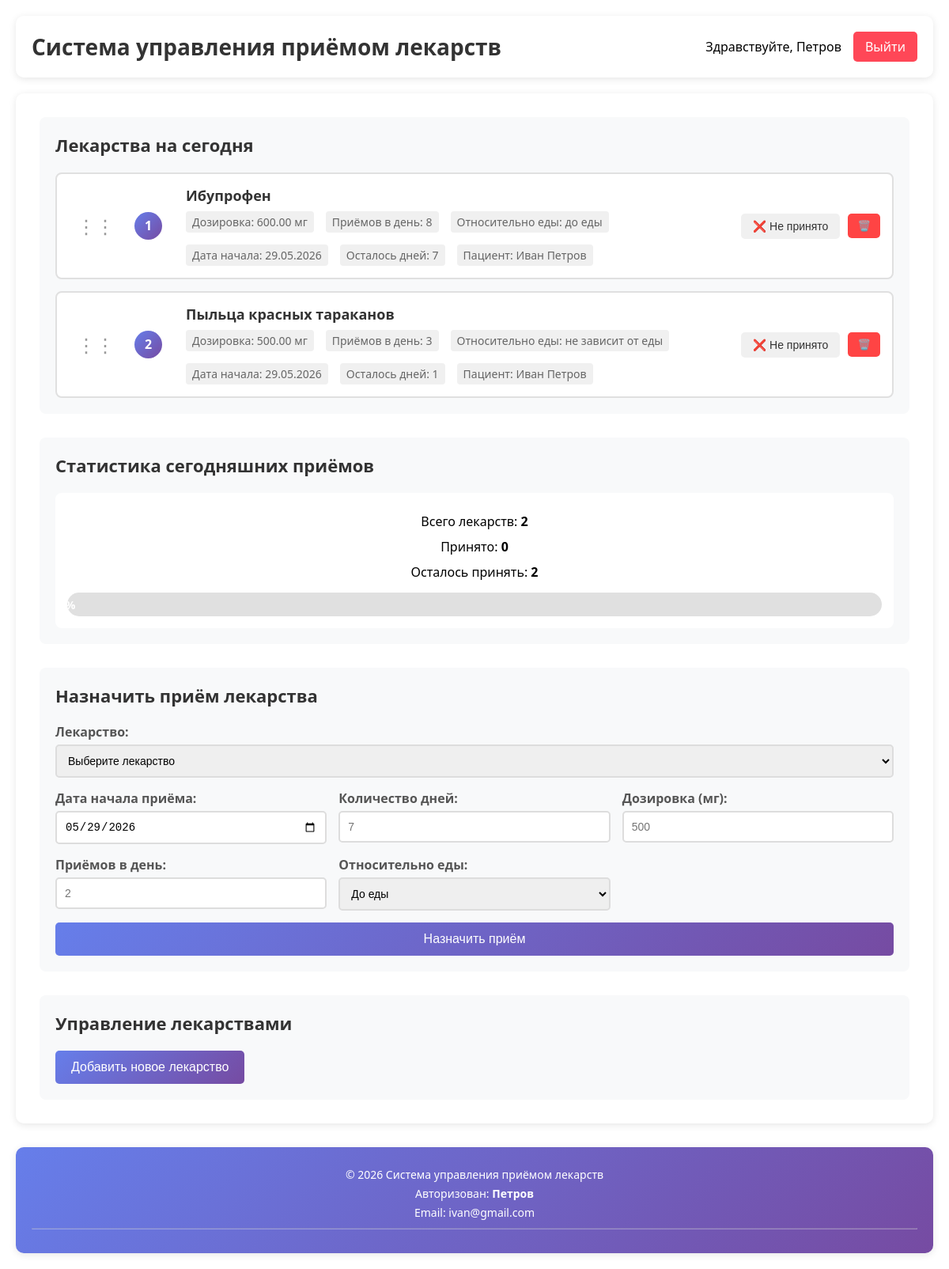
/public/ (signed in), run on the app's committed database.
### tables this page shows
CREATE TABLE `appointments` (
  `id` int(11) NOT NULL,
  `medicine_id` int(11) NOT NULL,
  `user_id` int(11) NOT NULL,
  `dosage` decimal(5,2) NOT NULL,
  `quantity_of_day` int(11) NOT NULL,
  `time_of_use` enum('до еды','во время еды','после еды','не зависит от еды') NOT NULL DEFAULT 'не зависит от еды',
  `start_date` date NOT NULL,
  `end_date` date DEFAULT NULL,
  `days` int(11) NOT NULL
);

CREATE TABLE `medicines` (
  `id` int(11) NOT NULL,
  `name` varchar(100) NOT NULL
);

CREATE TABLE `users` (
  `id` int(11) NOT NULL,
  `name` varchar(100) NOT NULL,
  `last_name` varchar(50) NOT NULL,
  `email` varchar(100) NOT NULL,
  `password` varchar(255) NOT NULL
);

### controllers/AuthController.php (called while the page is built, shortened)
<?php
require_once __DIR__ . '/../models/User.php';
class AuthController {
    private $userModel;
    public function __construct() {
        $this->userModel = new User();
    }
    public function checkAuth() {
        return $this->userModel->getCurrentUser();
    }
}

### models/User.php (called while the page is built, shortened)
<?php
class User {
    public function getById($id) {
        $sql = "SELECT id, name, last_name, email FROM users WHERE id = :id";
        return OneFetch($sql, ['id' => $id]);
    }
    public function getCurrentUser() {
        if (isset($_SESSION['user_id'])) {
            return $this->getById($_SESSION['user_id']);
        }
        return null;
    }
}
?>

### core/DataBase.php (called while the page is built, shortened)
<?php
require_once 'dbconn.php';
class DataBase
{
    private static $instance = null;
    private $pdo;
    private function __construct()
    {
        global $pdo;
        $this->pdo = $pdo;
    }
    public static function getInstance()
    {
        if (self::$instance === null) {
            self::$instance = new DataBase();
        }
        return self::$instance;
    }
    public function getOnceFetch($sql, $params = [])
    {
        $stmt = $this->pdo->prepare($sql);
        $stmt->execute($params);
        return $stmt->fetch();
    }
    public function getAllFetch($sql, $params = [])
    {
        $stmt = $this->pdo->prepare($sql);
        $stmt->execute($params);
        return $stmt->fetchAll();
    }
    public function execute($sql, $params = [])
    {
        $stmt = $this->pdo->prepare($sql);
        return $stmt->execute($params);
    }
    public static function OneFetch($sql, $params = [])
    {
        return self::getInstance()->getOnceFetch($sql, $params);
    }
    public static function AllFetch($sql, $params = [])
    {
        return self::getInstance()->getAllFetch($sql, $params);
    }
}

### core/dbfunc.php (called while the page is built, shortened)
<?php
require_once __DIR__ . '/DataBase.php';
function OneFetch($sql, $params = []) {
    return DataBase::OneFetch($sql, $params);
}
function AllFetch($sql, $params = []) {
    return DataBase::AllFetch($sql, $params);
}

### models/Medicine.php (called while the page is built, shortened)
<?php
class Medicine
{
    public function getTodayMedicines($userId = null)
    {
        $userId = $userId ?? ($_SESSION['user_id'] ?? 0);
        $sql = "SELECT a.*, m.name as medicine_name,
                       u.name as user_name, u.last_name,
                       DATEDIFF(CURDATE(), a.start_date) as days_passed,
                       GREATEST(0, a.days - DATEDIFF(CURDATE(), a.start_date)) as days_remaining
                FROM appointments a
                JOIN medicines m ON a.medicine_id = m.id
                JOIN users u ON a.user_id = u.id
                WHERE a.user_id = :user_id
                AND a.start_date <= CURDATE()
                AND DATE_ADD(a.start_date, INTERVAL a.days DAY) >= CURDATE()
                ORDER BY a.id";
        return AllFetch($sql, ['user_id' => $userId]);
    }
}

### views/medicines/index.php (the view, shortened to what this page needs)
<div class="medicines-container">
    <div class="section">
        <h2>Лекарства на сегодня</h2>
        <div class="medicines-list" id="medicinesList">
            <?php if (empty($medicines)): ?>
                <div class="empty-state">Нет назначенных лекарств на сегодня</div>
            <?php else: ?>
                <?php foreach ($medicines as $index => $medicine): ?>
                    <div class="medicine-item" data-id="<?= $medicine['id'] ?>" data-order="<?= $index ?>">
                        <div class="drag-handle">⋮⋮</div>
                        <div class="order-number"><?= $index + 1 ?></div>
                        <div class="medicine-info">
                            <strong><?= htmlspecialchars($medicine['medicine_name']) ?></strong>
                            <div class="medicine-details">
                                <span>Дозировка: <?= htmlspecialchars($medicine['dosage']) ?> мг</span>
                                <span>Приёмов в день: <?= htmlspecialchars($medicine['quantity_of_day']) ?></span>
                                <span>Относительно еды: <?= htmlspecialchars($medicine['time_of_use']) ?></span>
                                <span>Дата начала: <?= date('d.m.Y', strtotime($medicine['start_date'])) ?></span>
                                <span>Осталось дней: <?= htmlspecialchars($medicine['days_remaining']) ?></span>
                                <span>Пациент: <?= htmlspecialchars($medicine['user_name']) ?> <?= htmlspecialchars($medicine['last_name']) ?></span>
                            </div>
                        </div>
                        <div class="medicine-actions">
                            <button class="btn-taken" data-id="<?= $medicine['id'] ?>">
                                <span class="taken-status">❌ Не принято</span>
                            </button>
                            <form method="POST" action="<?= BASE_URL ?>/delete-appointment" class="inline-form" onsubmit="return confirm('Удалить назначение?')">
                                <button type="submit" class="btn-delete">🗑️</button>
                            </form>
                        </div>
                    </div>
                <?php endforeach; ?>
            <?php endif; ?>
        </div>
    </div>
    <div class="section">
        <h2>Статистика сегодняшних приёмов</h2>
        <div class="statistics">
            <p>Всего лекарств: <strong id="totalCount"><?= count($medicines) ?></strong></p>
            <p>Принято: <strong id="takenCount">0</strong></p>
            <p>Осталось принять: <strong id="remainingCount">0</strong></p>
            <div class="progress-bar">
                <div class="progress-fill" id="progressFill">0%</div>
            </div>
        </div>
    </div>
    <div class="section">
        <h2>Назначить приём лекарства</h2>
        <form method="POST" action="<?= BASE_URL ?>/add-appointment" class="form">
            <div class="form-group" id ="CreateNewMedicine" >
                <label for="medicine_id">Лекарство:</label>
                <select id="medicine_id" name="medicine_id" required>
                    <option value="">Выберите лекарство</option>
                </select>
            </div>
            <div class="form-row">
                <div class="form-group">
                    <label for="start_date">Дата начала приёма:</label>
                    <input type="date" id="start_date" name="start_date" required value="<?= date('Y-m-d') ?>">
                </div>
                <div class="form-group">
                    <label for="days">Количество дней:</label>
                    <input type="number" id="days" name="days" step="1" min="1" required placeholder="7">
                </div>
                <div class="form-group">
                    <label for="dosage">Дозировка (мг):</label>
                    <input type="number" id="dosage" name="dosage" step="0.01" min="0.01" required placeholder="500">
                </div>
            </div>
            <div class="form-row">
                <div class="form-group">
                    <label for="quantity_of_day">Приёмов в день:</label>
                    <input type="number" id="quantity_of_day" name="quantity_of_day" step="1" min="1" required placeholder="2">
                </div>
                <div class="form-group">
                    <label for="time_of_use">Относительно еды:</label>
                    <select id="time_of_use" name="time_of_use" required>
                        <option value="до еды">До еды</option>
                    </select>
                </div>
            </div>
            <button type="submit" class="btn-primary">Назначить приём</button>
        </form>
    </div>
    <div class="section">
        <h2>Управление лекарствами</h2>
        <button type="button" id="showAddMedicineBtn" class="btn-primary">Добавить новое лекарство</button>
    </div>
</div>

### public/css/style.css (style rules this page uses)
* { margin: 0; padding: 0; box-sizing: border-box; }
body { font-family: 'Segoe UI', Tahoma, Geneva, Verdana, sans-serif; background: url('/medicines/public/images/medical-treatment-with-pills.jpg'); background-size: cover; background-position: center; background-attachment: fixed; background-repeat: no-repeat; position: relative; min-height: 100vh; }
.medicines-container { display: grid; gap: 30px; }
.section { background: #f8f9fa; border-radius: 8px; padding: 20px; }
.section h2 { color: #333; margin-bottom: 20px; font-size: 22px; }
.medicines-list { display: grid; gap: 15px; }
.medicine-item { background: white; border: 2px solid #e0e0e0; border-radius: 8px; padding: 15px; display: flex; align-items: center; gap: 15px; transition: all 0.3s ease; cursor: move; position: relative; }
.drag-handle { cursor: grab; font-size: 24px; color: #999; user-select: none; padding: 0 10px; transition: color 0.3s ease; }
.order-number { display: inline-block; width: 35px; height: 35px; background: linear-gradient(135deg, #667eea 0%, #764ba2 100%); color: white; border-radius: 50%; text-align: center; line-height: 35px; font-size: 16px; font-weight: bold; margin-right: 15px; flex-shrink: 0; }
.medicine-info { flex: 1; }
.medicine-info strong { font-size: 18px; color: #333; display: block; margin-bottom: 8px; }
.medicine-details { display: flex; flex-wrap: wrap; gap: 15px; font-size: 14px; color: #666; }
.medicine-details span { background: #f0f0f0; padding: 4px 8px; border-radius: 4px; }
.medicine-actions { display: flex; gap: 10px; }
.btn-taken { padding: 8px 15px; border: none; border-radius: 5px; cursor: pointer; transition: all 0.3s ease; background: #f0f0f0; font-size: 14px; position: relative; overflow: hidden; }
.btn-delete { padding: 8px 12px; background: #ff4444; color: white; border: none; border-radius: 5px; cursor: pointer; transition: all 0.3s ease; }
.form { display: grid; gap: 15px; }
.form-group { display: flex; flex-direction: column; gap: 5px; }
.form-group label { font-weight: bold; color: #555; }
.form-group input, .form-group select { padding: 10px; border: 2px solid #ddd; border-radius: 5px; font-size: 14px; transition: border-color 0.3s ease; }
.form-row { display: grid; grid-template-columns: 1fr 1fr 1fr; gap: 15px; }
.btn-primary { background: linear-gradient(135deg, #667eea 0%, #764ba2 100%); color: white; padding: 12px 20px; border: none; border-radius: 5px; cursor: pointer; font-size: 16px; transition: transform 0.2s ease; }
.inline-form { display: inline; }
.statistics { background: white; padding: 15px; border-radius: 8px; text-align: center; }
.statistics p { margin: 10px 0; font-size: 16px; }
.progress-bar { width: 100%; height: 30px; background: #e0e0e0; border-radius: 15px; overflow: hidden; margin-top: 15px; }
.progress-fill { height: 100%; background: linear-gradient(90deg, #4caf50, #8bc34a); transition: width 0.3s ease; display: flex; align-items: center; justify-content: center; color: white; font-weight: bold; font-size: 14px; }
.btn-taken { padding: 8px 15px; border: none; border-radius: 5px; cursor: pointer; font-size: 14px; transition: all 0.3s ease; background: #f0f0f0; color: #333; }
.medicine-item { transition: all 0.3s ease; }
.medicine-item { animation: fadeIn 0.3s ease; }

### data on the page
appointments: medicine.name "Ибупрофен", dosage "600.00", quantity_of_day "8", time_of_use "до еды", start_date "29.05.2026", days_remaining "7", user.name "Иван", user.last_name "Петров"
appointments: medicine.name "Пыльца красных тараканов", dosage "500.00", quantity_of_day "3", time_of_use "не зависит от еды", start_date "29.05.2026", days_remaining "1", user.name "Иван", user.last_name "Петров"

### other printed values
$_SESSION['user_name'] "Петров"
count($medicines) "2"
$_SESSION['user_email'] "ivan@gmail.com"
